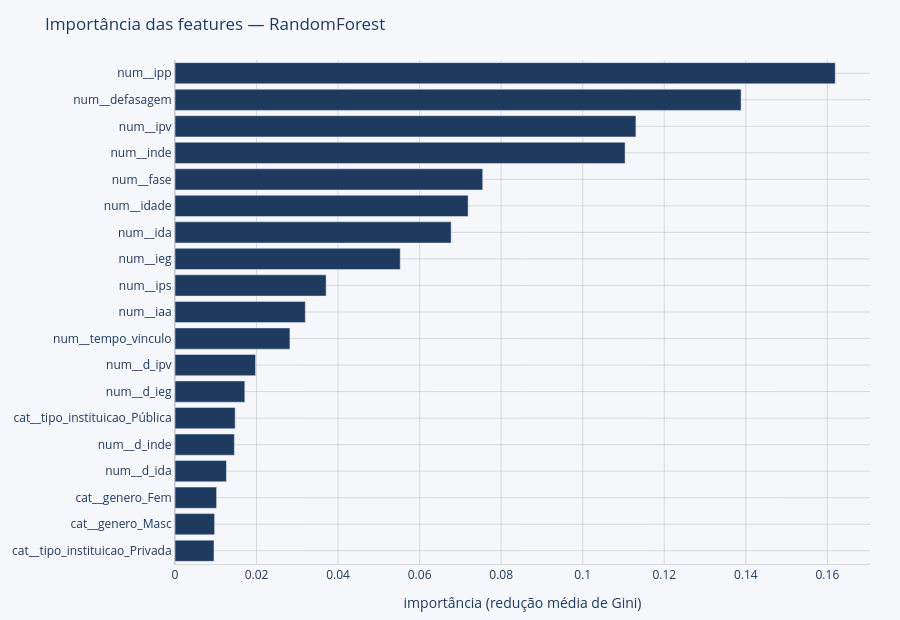

Notebook code cell kept with this figure:
### Code cell
# Importância de features (RandomForest)
nomes = rf.named_steps['prep'].get_feature_names_out()
imp = pd.Series(rf.named_steps['clf'].feature_importances_, index=nomes) \
        .sort_values(ascending=True)
fig = go.Figure(go.Bar(y=imp.index, x=imp.to_numpy(), orientation='h', marker_color=AZUL,
                       hovertemplate='%{y}: %{x:.3f}<extra></extra>'))
fig.update_layout(title='Importância das features — RandomForest',
                  xaxis_title='importância (redução média de Gini)', showlegend=False)
aplicar_marca(fig, 620).show()
print(imp.sort_values(ascending=False).round(3).head(8))

### Figure 1 — Plotly figure (JSON) as saved in the notebook; plotly's stock layout.template omitted (floating-point values rounded to 4 significant figures)
{"data": [{"hovertemplate": "%{y}: %{x:.3f}<extra></extra>", "marker": {"color": "#1F3A5F"}, "orientation": "h", "type": "bar", "x": [0.00956, 0.009713, 0.0102, 0.01261, 0.01456, 0.01476, 0.01712, 0.01975, 0.02818, 0.03196, 0.03706, 0.05524, 0.06773, 0.07188, 0.07546, 0.1104, 0.113, 0.1388, 0.1619], "y": ["cat__tipo_instituicao_Privada", "cat__genero_Masc", "cat__genero_Fem", "num__d_ida", "num__d_inde", "cat__tipo_instituicao_Pública", "num__d_ieg", "num__d_ipv", "num__tempo_vinculo", "num__iaa", "num__ips", "num__ieg", "num__ida", "num__idade", "num__fase", "num__inde", "num__ipv", "num__defasagem", "num__ipp"]}], "layout": {"font": {"color": "#1F3A5F"}, "height": 620, "legend": {"title": {"font": {"color": "#1F3A5F"}}}, "margin": {"b": 55, "l": 70, "r": 30, "t": 60}, "paper_bgcolor": "#F5F7FA", "plot_bgcolor": "#F5F7FA", "showlegend": false, "title": {"font": {"color": "#1F3A5F"}, "text": "Importância das features — RandomForest"}, "xaxis": {"gridcolor": "rgba(154, 165, 177, 0.35)", "linecolor": "rgba(154, 165, 177, 0.35)", "title": {"text": "importância (redução média de Gini)"}, "zerolinecolor": "rgba(154, 165, 177, 0.35)"}, "yaxis": {"gridcolor": "rgba(154, 165, 177, 0.35)", "linecolor": "rgba(154, 165, 177, 0.35)", "zerolinecolor": "rgba(154, 165, 177, 0.35)"}}}
